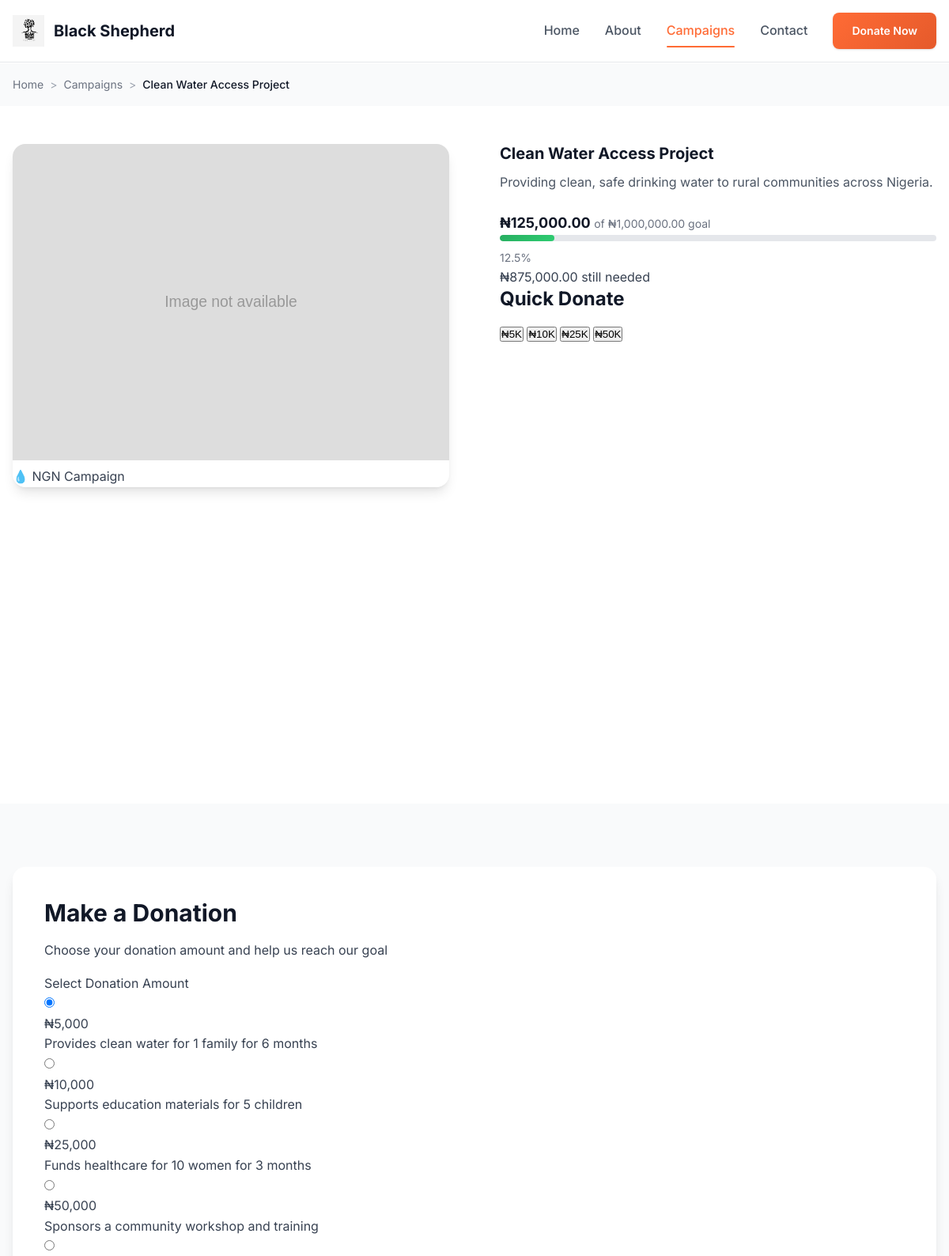
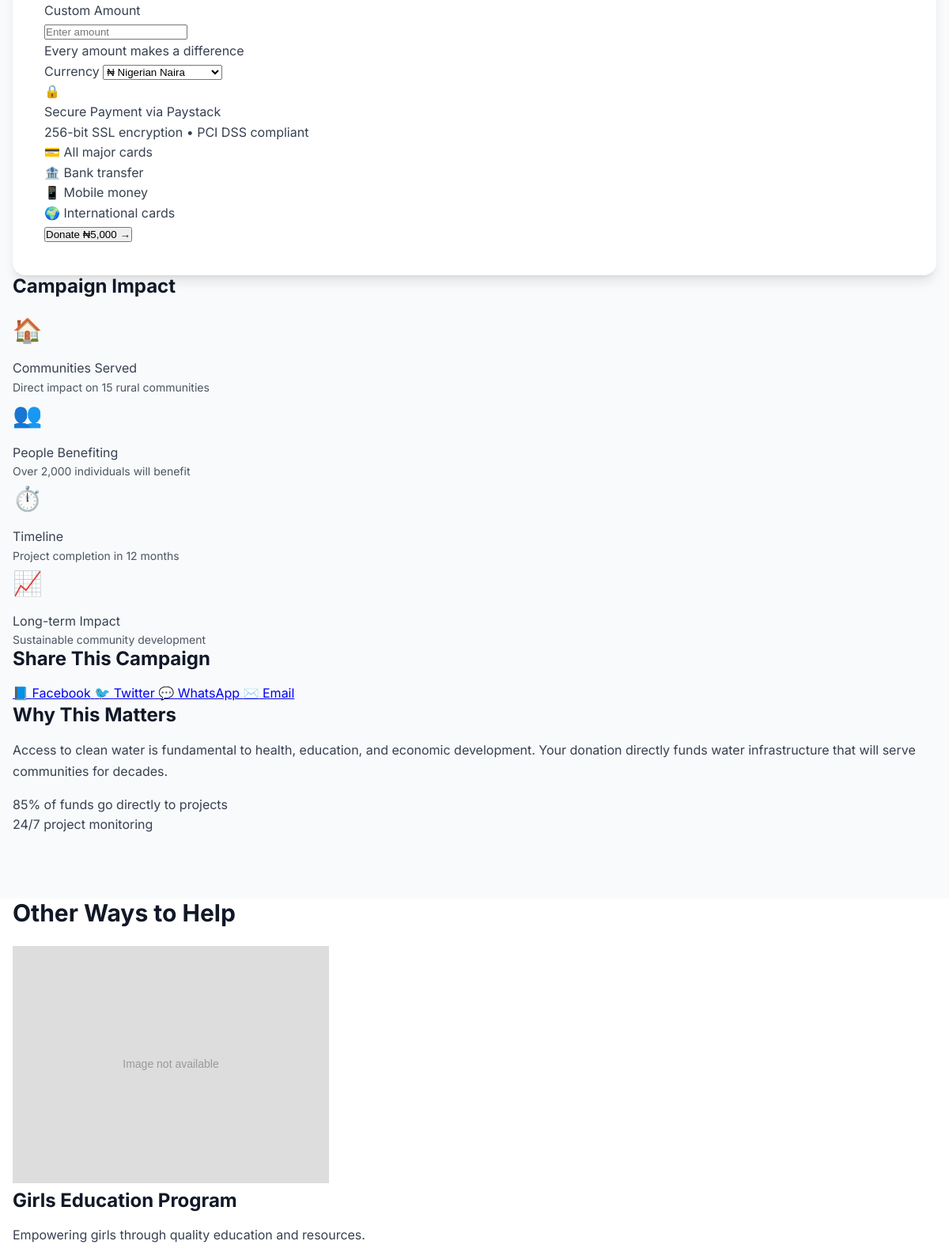
Page /campaign/4 (upper part) on the committed database (2 pictures, top to bottom).
### models.py (models this page shows, shortened)
class Campaign(db.Model):
    id = db.Column(db.Integer, primary_key=True)
    title = db.Column(db.String(200), nullable=False)
    description = db.Column(db.Text, nullable=False)
    goal_amount = db.Column(db.Float, nullable=False)
    raised_amount = db.Column(db.Float, default=0.0)
    currency = db.Column(db.String(3), default='NGN')
    is_active = db.Column(db.Boolean, default=True)
    image_filename = db.Column(db.String(255))
    created_at = db.Column(db.DateTime, default=datetime.utcnow)
    transactions = db.relationship('Transaction', backref='campaign', lazy=True)
    @property
    def image_url(self):
        if self.image_filename:
            return f'/static/images/campaigns/{self.image_filename}'
        return '/static/images/campaigns/default.jpg'

### app.py (the view)
@app.route('/campaign/<int:id>')
def campaign(id):
    campaign = Campaign.query.get_or_404(id)
    progress_percentage = (campaign.raised_amount / campaign.goal_amount) * 100 if campaign.goal_amount > 0 else 0
    return render_template('campaign.html', campaign=campaign, progress=progress_percentage, config=Config)

### app.py (called while the page is built)
@app.template_filter('currency')
def currency_filter(amount, currency='NGN'):
    return format_amount(amount, currency)

@app.template_filter('percentage')
def percentage_filter(value, decimals=1):
    return f"{value:.{decimals}f}%"

### payments.py (called while the page is built)
def get_currency_symbol(currency_code):
    symbols = {
        'NGN': '₦',
        'USD': '$',
        'GHS': 'GH₵',
        'ZAR': 'R',
        'KES': 'KSh',
        'EUR': '€',
        'GBP': '£'
    }
    return symbols.get(currency_code, currency_code)

def format_amount(amount, currency):
    symbol = get_currency_symbol(currency)
    return f"{symbol}{amount:,.2f}"

### templates/campaign.html (shortened to what this page needs)
<!DOCTYPE html>
<html lang="en">
<head>
    <link rel="stylesheet" href="{{ url_for('static', filename='css/main.css') }}">
</head>
<body>
    <nav class="navbar">
        <div class="container">
            <div class="nav-brand">
                <img src="{{ url_for('static', filename='images/logo.png') }}" alt="Black Shepherd Foundation" class="logo">
                <span class="brand-text">Black Shepherd</span>
            </div>
            <div class="nav-links">
                <a href="/" class="nav-link">Home</a>
                <a href="/about" class="nav-link">About</a>
                <a href="/campaigns" class="nav-link active">Campaigns</a>
                <a href="/contact" class="nav-link">Contact</a>
                <a href="/campaigns" class="btn btn-primary">Donate Now</a>
            </div>
        </div>
    </nav>
    <section class="breadcrumb">
        <div class="container">
            <div class="breadcrumb-content">
                <a href="/" class="breadcrumb-link">Home</a>
                <span class="breadcrumb-separator">></span>
                <a href="/campaigns" class="breadcrumb-link">Campaigns</a>
                <span class="breadcrumb-separator">></span>
                <span class="breadcrumb-current">{{ campaign.title }}</span>
            </div>
        </div>
    </section>
    <section class="campaign-hero">
        <div class="container">
            <div class="campaign-hero-content">
                <div class="campaign-image-section">
                    <div class="campaign-main-image">
                        <img src="{{ campaign.image_url }}" alt="{{ campaign.title }}">
                        <div class="campaign-category-tag">
                            <span class="category-icon">💧</span>
                            <span>{{ campaign.currency }} Campaign</span>
                        </div>
                    </div>
                    <div class="campaign-stats-grid">
                    </div>
                </div>
                <div class="campaign-content-section">
                    <div class="campaign-header">
                        <h1 class="campaign-title">{{ campaign.title }}</h1>
                        <p class="campaign-description">{{ campaign.description }}</p>
                    </div>
                    <div class="campaign-progress-section">
                        <div class="progress-header">
                            <span class="progress-raised">{{ campaign.raised_amount | currency(campaign.currency) }}</span>
                            <span class="progress-goal">of {{ campaign.goal_amount | currency(campaign.currency) }} goal</span>
                        </div>
                        <div class="progress-bar-container">
                            <div class="progress-bar">
                                <div class="progress-fill" style="width: {{ progress }}%"></div>
                            </div>
                            <span class="progress-percentage">{{ progress | percentage(1) }}</span>
                        </div>
                        <div class="progress-remaining">
                            <span class="remaining-amount">{{ (campaign.goal_amount - campaign.raised_amount) | currency(campaign.currency) }}</span>
                            <span class="remaining-text">still needed</span>
                        </div>
                    </div>
                    <div class="quick-donate-section">
                        <h3>Quick Donate</h3>
                        <div class="quick-amounts">
                            <button class="quick-amount-btn" data-amount="5000">₦5K</button>
                            <button class="quick-amount-btn" data-amount="10000">₦10K</button>
                            <button class="quick-amount-btn" data-amount="25000">₦25K</button>
                            <button class="quick-amount-btn" data-amount="50000">₦50K</button>
                        </div>
                    </div>
                </div>
            </div>
        </div>
    </section>
    <section class="donation-section">
        <div class="container">
            <div class="donation-content">
                <div class="donation-form-container">
                    <div class="form-header">
                        <h2>Make a Donation</h2>
                        <p>Choose your donation amount and help us reach our goal</p>
                    </div>
                    <form action="/process-donation" method="post" class="donation-form" id="donation-form">
                        <div class="form-section">
                            <label class="form-label">Select Donation Amount</label>
                            <div class="amount-options">
                                <label class="amount-option">
                                    <input type="radio" name="amount" value="5000" checked>
                                    <div class="amount-card">
                                        <div class="amount-value">₦5,000</div>
                                        <div class="amount-impact">Provides clean water for 1 family for 6 months</div>
                                    </div>
                                </label>
                                <label class="amount-option">
                                    <input type="radio" name="amount" value="10000">
                                    <div class="amount-card">
                                        <div class="amount-value">₦10,000</div>
                                        <div class="amount-impact">Supports education materials for 5 children</div>
                                    </div>
                                </label>
                                <label class="amount-option">
                                    <input type="radio" name="amount" value="25000">
                                    <div class="amount-card">
                                        <div class="amount-value">₦25,000</div>
                                        <div class="amount-impact">Funds healthcare for 10 women for 3 months</div>
                                    </div>
                                </label>
                                <label class="amount-option">
                                    <input type="radio" name="amount" value="50000">
                                    <div class="amount-card">
                                        <div class="amount-value">₦50,000</div>
                                        <div class="amount-impact">Sponsors a community workshop and training</div>
                                    </div>
                                </label>
                                <label class="amount-option custom-amount-option">
                                    <input type="radio" name="amount" value="custom">
                                    <div class="amount-card custom-amount-card">
                                        <div class="amount-value">Custom Amount</div>
                                        <input type="number" name="custom_amount" step="0.01" min="100" placeholder="Enter amount" class="custom-amount-input">
                                        <div class="amount-impact">Every amount makes a difference</div>
                                    </div>
                                </label>
                            </div>
                        </div>
                        <div class="form-section">
                            <label for="currency" class="form-label">Currency</label>
                            <select name="currency" id="currency" class="form-select">
                                <option value="NGN" selected>₦ Nigerian Naira</option>
                            </select>
                        </div>
                        <div class="payment-info">
                            <div class="payment-security">
                                <div class="security-icon">🔒</div>
                                <div class="security-text">
                                    <div class="security-title">Secure Payment via Paystack</div>
                                    <div class="security-details">256-bit SSL encryption • PCI DSS compliant</div>
                                </div>
                            </div>
                            <div class="payment-methods">
                                <div class="payment-method">💳 All major cards</div>
                                <div class="payment-method">🏦 Bank transfer</div>
                                <div class="payment-method">📱 Mobile money</div>
                                <div class="payment-method">🌍 International cards</div>
                            </div>
                        </div>
                        <div class="form-actions">
                            <button type="submit" class="donate-button">
                                <span class="button-text">Donate Securely</span>
                                <span class="button-icon">→</span>
                            </button>
                        </div>
                    </form>
                </div>
                <div class="campaign-details-sidebar">
                    <div class="details-card">
                        <h3>Campaign Impact</h3>
                        <div class="impact-list">
                            <div class="impact-item">
                                <div class="impact-icon">🏠</div>
                                <div class="impact-text">
                                    <div class="impact-title">Communities Served</div>
                                    <div class="impact-description">Direct impact on 15 rural communities</div>
                                </div>
                            </div>
                            <div class="impact-item">
                                <div class="impact-icon">👥</div>
                                <div class="impact-text">
                                    <div class="impact-title">People Benefiting</div>
                                    <div class="impact-description">Over 2,000 individuals will benefit</div>
                                </div>
                            </div>
                            <div class="impact-item">
                                <div class="impact-icon">⏱️</div>
                                <div class="impact-text">
                                    <div class="impact-title">Timeline</div>
                                    <div class="impact-description">Project completion in 12 months</div>
                                </div>
                            </div>
                            <div class="impact-item">
                                <div class="impact-icon">📈</div>
                                <div class="impact-text">
                                    <div class="impact-title">Long-term Impact</div>
                                    <div class="impact-description">Sustainable community development</div>
                                </div>
                            </div>
                        </div>
                    </div>
                    <div class="details-card">
                        <h3>Share This Campaign</h3>
                        <div class="share-buttons">
                            <a href="#" class="share-button facebook">
                                <span class="share-icon">📘</span>
                                <span>Facebook</span>
                            </a>
                            <a href="#" class="share-button twitter">
                                <span class="share-icon">🐦</span>
                                <span>Twitter</span>
                            </a>
                            <a href="#" class="share-button whatsapp">
                                <span class="share-icon">💬</span>
                                <span>WhatsApp</span>
                            </a>
                            <a href="#" class="share-button email">
                                <span class="share-icon">✉️</span>
                                <span>Email</span>
                            </a>
                        </div>
                    </div>
                    <div class="details-card">
                        <h3>Why This Matters</h3>
                        <p class="why-text">
                            Access to clean water is fundamental to health, education, and economic development.
                            Your donation directly funds water infrastructure that will serve communities for decades.
                        </p>
                        <div class="campaign-stats-mini">
                            <div class="mini-stat">
                                <span class="mini-stat-number">85%</span>
                                <span class="mini-stat-label">of funds go directly to projects</span>
                            </div>
                            <div class="mini-stat">
                                <span class="mini-stat-number">24/7</span>
                                <span class="mini-stat-label">project monitoring</span>
                            </div>
                        </div>
                    </div>
                </div>
            </div>
        </div>
    </section>
    <section class="related-campaigns">
        <div class="container">
            <h2 class="section-title">Other Ways to Help</h2>
            <div class="related-campaigns-grid">
                <div class="related-campaign-card">
                    <div class="related-image">
                        <img src="{{ url_for('static', filename='images/campaigns/education.jpg') }}" alt="Education Campaign">
                    </div>
                    <div class="related-content">
                        <h3>Girls Education Program</h3>
                        <p>Empowering girls through quality education and resources.</p>
                    </div>
                </div>
            </div>
        </div>
    </section>
</body>
</html>

### rows in the picture
Campaign: title "Clean Water Access Project", currency "NGN", description "Providing clean, safe drinking water to rural communities across Nigeria.", raised_amount "₦125,000.00", goal_amount "₦1,000,000.00", goal_amount+raised_amount+currency "₦875,000.00"

### other values in the picture
{{ progress | percentage(1) }} "12.5%"
